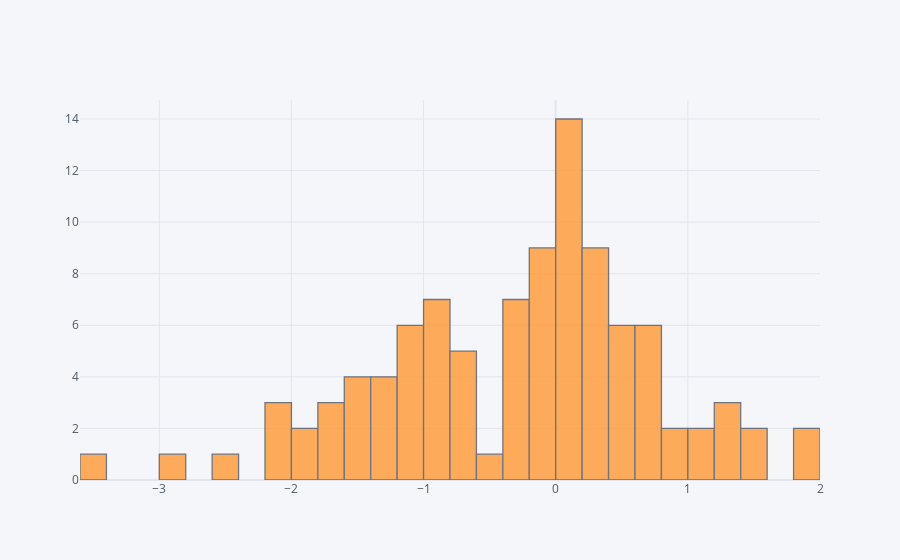

Notebook code for this chart:
### Code cell
dataframe['a'].iplot(kind='hist', bins=30) #Se aplica el diagrama de histograma sobre la columna a, bins para ajustar las columnas

### Figure 1 — Plotly figure (JSON) as saved in the notebook; plotly's stock layout.template omitted (floating-point values rounded to 4 significant figures)
{"data": [{"histfunc": "count", "histnorm": "", "marker": {"color": "rgba(255, 153, 51, 1.0)", "line": {"color": "#4D5663", "width": 1.3}}, "name": "a", "nbinsx": 30, "opacity": 0.8, "orientation": "v", "type": "histogram", "x": [-1.647, 0.7786, -0.5346, 0.6254, -0.2344, -1.353, -0.6797, 1.172, 0.6081, -2.902, -1.697, -1.3, -2.47, -1.049, -0.8212, -2.082, 0.1243, 1.073, -0.1374, -1.989, 0.5871, 1.495, 1.292, 0.4725, 0.1229, 0.04463, -0.1813, -0.04951, -0.1671, 0.666, 0.3927, 0.6486, 0.1901, -2.005, -1.897, 0.06903, -1.057, -1.412, 0.2114, -0.8376, 0.8011, 0.03114, 0.8795, -0.02833, -1.239, -2.129, 1.965, 0.4045, -1.576, -1.412, -0.6178, 1.373, -0.2754, 0.3864, -0.6928, 0.029, -0.2794, -1.045, 0.09602, -0.6213, -4.523e-05, -1.16, 0.2341, 0.1833, -0.3718, -0.8905, 0.51, -0.9804, -0.006646, 0.3131, -0.9865, -1.068, 1.204, -1.059, -3.407, 1.879, 0.1746, -1.449, 0.3144, -1.221, -0.8663, 0.2362, 0.427, 1.5, 0.1545, -0.622, -0.05212, -0.3625, -0.07846, 0.2162, 0.5584, -0.3778, -0.2412, -1.726, 0.6139, -0.8551, 0.07491, 0.3957, 0.001897, 0.1272]}], "layout": {"barmode": "overlay", "legend": {"bgcolor": "#F5F6F9", "font": {"color": "#4D5663"}}, "paper_bgcolor": "#F5F6F9", "plot_bgcolor": "#F5F6F9", "title": {"font": {"color": "#4D5663"}}, "xaxis": {"gridcolor": "#E1E5ED", "showgrid": true, "tickfont": {"color": "#4D5663"}, "title": {"font": {"color": "#4D5663"}, "text": ""}, "zerolinecolor": "#E1E5ED"}, "yaxis": {"gridcolor": "#E1E5ED", "showgrid": true, "tickfont": {"color": "#4D5663"}, "title": {"font": {"color": "#4D5663"}, "text": ""}, "zerolinecolor": "#E1E5ED"}}}
